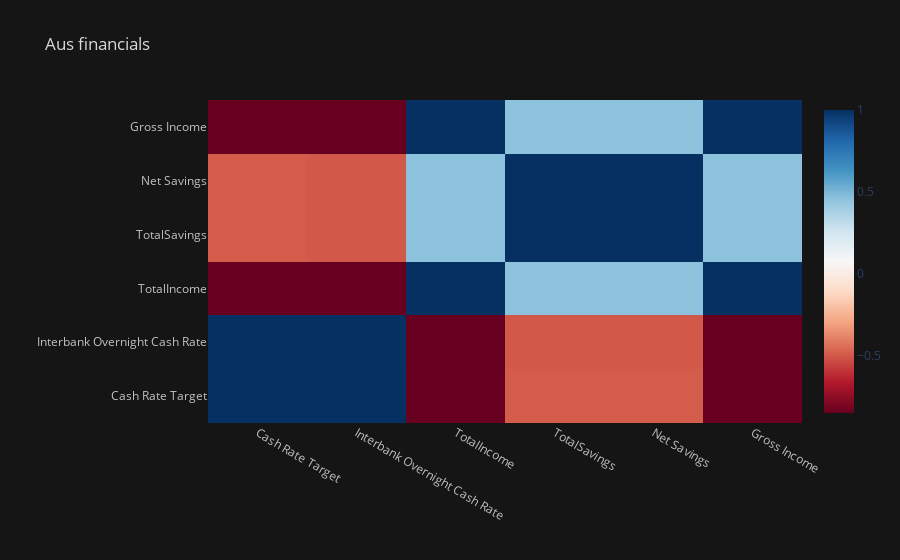

Notebook code for this chart:
### Code cell
# Create heatmap for Correlation plot
aus_financials_corr_plot = aus_financials_corr.iplot(kind='heatmap',
                                                     title="Aus financials",
                                                     asFigure=True,
                                                     asImage=True,
                                                     colorscale='rdbu')
aus_financials_corr_plot

### Figure 1 — Plotly figure (JSON) as saved in the notebook; plotly's stock layout.template omitted (floating-point values rounded to 4 significant figures)
{"data": [{"colorscale": [[0, "rgb(103,0,31)"], [0.1, "rgb(178,24,43)"], [0.2, "rgb(214,96,77)"], [0.3, "rgb(244,165,130)"], [0.4, "rgb(253,219,199)"], [0.5, "rgb(247,247,247)"], [0.6, "rgb(209,229,240)"], [0.7, "rgb(146,197,222)"], [0.8, "rgb(67,147,195)"], [0.9, "rgb(33,102,172)"], [1, "rgb(5,48,97)"]], "type": "heatmap", "x": ["Cash Rate Target", "Interbank Overnight Cash Rate", "TotalIncome", "TotalSavings", "Net Savings", "Gross Income"], "y": ["Cash Rate Target", "Interbank Overnight Cash Rate", "TotalIncome", "TotalSavings", "Net Savings", "Gross Income"], "z": [[1, 0.9999, -0.8486, -0.492, -0.492, -0.8486], [0.9999, 1, -0.8509, -0.4993, -0.4993, -0.8509], [-0.8486, -0.8509, 1, 0.4568, 0.4568, 1], [-0.492, -0.4993, 0.4568, 1, 1, 0.4568], [-0.492, -0.4993, 0.4568, 1, 1, 0.4568], [-0.8486, -0.8509, 1, 0.4568, 0.4568, 1]], "zmax": 1, "zmin": -0.8509}], "layout": {"autosize": true, "legend": {"bgcolor": "#151516", "font": {"color": "#D9D9D9"}}, "paper_bgcolor": "#151516", "plot_bgcolor": "#151516", "title": {"font": {"color": "#D9D9D9"}, "text": "Aus financials"}, "xaxis": {"autorange": true, "gridcolor": "#434343", "range": [-0.5, 5.5], "showgrid": true, "tickfont": {"color": "#C2C2C2"}, "title": {"font": {"color": "#D9D9D9"}, "text": ""}, "type": "category", "zerolinecolor": "#666570"}, "yaxis": {"autorange": true, "gridcolor": "#434343", "range": [-0.5, 5.5], "showgrid": true, "tickfont": {"color": "#C2C2C2"}, "title": {"font": {"color": "#D9D9D9"}, "text": ""}, "type": "category", "zerolinecolor": "#666570"}}}
